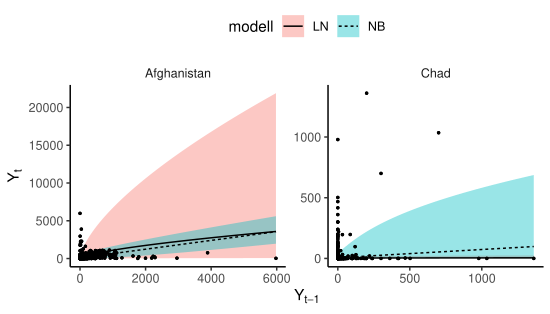

Here is the R script that generated this plot:
#!/usr/bin/env Rscript
CWD <- "~/Dokumenter/MAMI/STK_MAT2011_prosjekt/thesis/img/"
setwd(CWD)

library("data.table")
library("ggplot2")
library("latex2exp")

load("../data/params_ln.RData")
load("../data/params_nb.RData")
load("../data/res_data.RData")

theme_set(theme_classic())

# prepare data for plotting -----------------------------------------------


country <- c("Afghanistan", "Chad")

CI_ln <- function(x, a, b, s, ci=0.95) {
  z <- log(x + 1)
  zhat <- a + z * b
  yhat <- exp(zhat + (s^2)/2) - 1
  lower <- qnorm((1 - ci) / 2, zhat, s)
  upper <- qnorm(ci + (1 - ci) / 2, zhat, s)
  return(list(x =x,modell="LN",yhat= yhat, lower=exp(lower)-1, upper=exp(upper)-1))
}

CI_nb <- function(x, a, b, c, ci=0.95) {
  r <- c * (a + x * b)
  p <- c / (c + 1)
  lower <- qnbinom((1 - ci) / 2, size=r, prob = p)
  upper <- qnbinom(ci + (1 -ci) / 2, size=r, prob = p)
  return(list(x=x,modell="NB", yhat= a + b*x, lower=lower, upper=upper))
}

params_nb <- params_nb[res_data[,.(bd_max=max(battledeaths)), by=country_names]]
params_ln <- params_ln[res_data[,.(bd_max=max(battledeaths)), by=country_names]]


data_nb <- params_nb[country_names %in% country,
                     CI_nb(0:bd_max, a, b, c),
                     by=country_names]

data_ln <- params_ln[country_names %in% country,
                     CI_ln(0:bd_max, a, b, sigma),
                     by=country_names]

plot_data <- rbind(data_nb, data_ln)


# Plot --------------------------------------------------------------------

pred_plot <- ggplot(plot_data, aes(x=x)) +
  geom_ribbon(aes(ymin=lower, ymax=upper, fill=modell), alpha=0.4) +
  geom_line(aes(y=yhat, linetype=modell)) +
  geom_point(data = res_data[country_names %in% country], aes(x=shift(battledeaths, n=1), y=battledeaths),
             size=0.5) +
  facet_wrap(vars(country_names), scales = "free") + 
  theme(strip.background = element_blank(),
        legend.position = "top") +
  xlab(TeX("$Y_{t-1}$")) +
  ylab(TeX("$Y_t$"))
  
ggsave("pred_plot.pdf", pred_plot, units="cm", width = 14, height=8)
